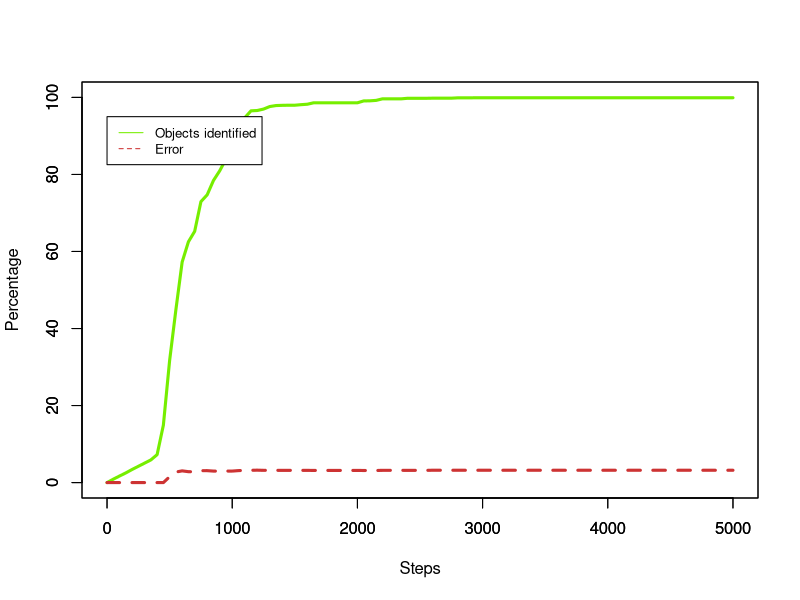

Recreate this plot in R.
zeroRow <- matrix(c(0,0,0),nrow=1)
data <- rbind(zeroRow,read.csv("stats.csv",header=FALSE))
rm(zeroRow)
header <- c("steps","seen","error")
colnames(data) <- header

plot(data[,1],data[,2], type = "l", col = "chartreuse2", lwd=3, xlab = "Steps", ylab = "Percentage",ylim=c(0,100), xlim=c(0,5000))
par(new=TRUE)
plot(data[,1],data[,3], type = "l", col = "brown3", lty=2, lwd=3, xlab = "", ylab = "",ylim=c(0,100), xlim=c(0,5000))
legend(0,95, legend=c("Objects identified", "Error"),col=c("chartreuse2", "brown3"), lty=1:2, cex=0.8)